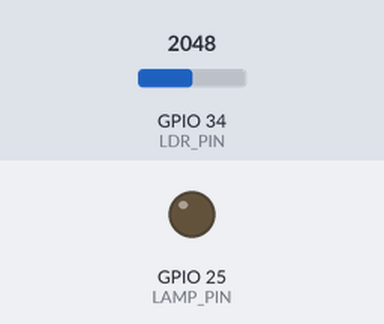
This sketch was run on a simulated ESP32. On the bench: output pins drawn as LEDs (lit = HIGH). The inputs (shaded band) are chosen by the test bench; at power-on: GPIO 34 (LDR_PIN) = 2048. WiFi joins after 1.5 s; servers stay silent unless stated; random numbers use the default seed unless the sketch sets one; no MQTT or app messages arrive unless stated; what the sketch prints to the serial monitor is not drawn.

Above: at 2.7 s.
2.8 s: GPIO 34 (LDR_PIN) set to 2882
5.5 s: GPIO 34 (LDR_PIN) set to 2975
At 6.9 s:
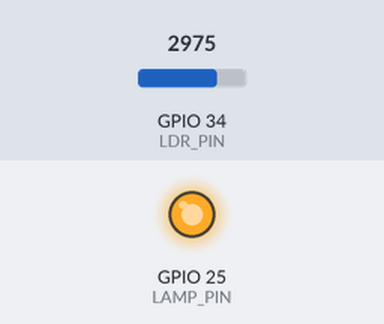
8.2 s: GPIO 34 (LDR_PIN) set to 2866
At 10.2 s:
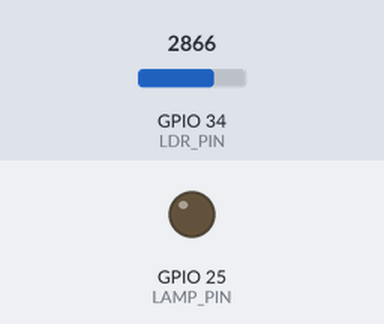
11.0 s: GPIO 34 (LDR_PIN) set to 3603
At 13.0 s:
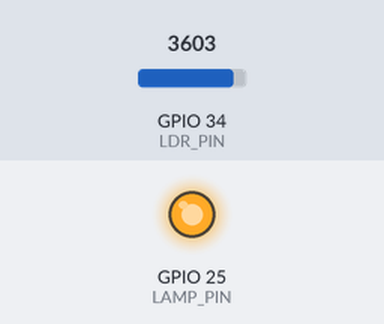
Timing chart, 0 to 14.5 s (numbered marks = the images above; inputs shaded):
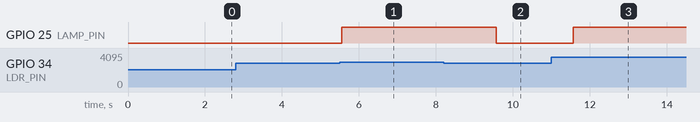

Measured:
- the behaviour switches between 2907 and 2908 on GPIO 34 (LDR_PIN) (found by bisection; images 0 and 1)
- after the input at 2.8 s, every drawn part: stays the same
- after the input at 5.5 s, GPIO 25 (LAMP_PIN): LOW → HIGH after 0.06 s
- after the input at 8.2 s, GPIO 25 (LAMP_PIN): HIGH → LOW after 1.4 s
- after the input at 11.0 s, GPIO 25 (LAMP_PIN): LOW → HIGH after 0.57 s

The sketch:

p0_mqtt_basic.ino
```cpp
// MQTT BASIC: one sensor, one message, one dashboard
// Reads the LDR, switches a lamp when dark, and sends the reading to the
// Smart Town wall over MQTT every 2 seconds.
//
// Watch it: https://isuru-rana.github.io/sltiot-wall/   (your card appears)
// Raw messages: HiveMQ web client, subscribe to  sltiot/#

#include <WiFi.h>
#include <PubSubClient.h>        // Library Manager: add "PubSubClient"

// ---- YOUR TURN: your own name, no spaces ----
const char* HOME_ID = "DEMO-01";

const char* WIFI_SSID = "Wokwi-GUEST";      // Wokwi's free virtual WiFi
const char* WIFI_PASS = "";
const char* MQTT_HOST = "broker.hivemq.com"; // free public broker
const int   MQTT_PORT = 1883;

const int LDR_PIN = 34;      // LDR module AO
const int LAMP_PIN = 25;     // LED through 220 ohm
const int DARK_BELOW = 30;   // % light

WiFiClient net;
PubSubClient mqtt(net);
String topic;                // sltiot/<HOME_ID>/telemetry

void setup() {
  Serial.begin(115200);
  pinMode(LAMP_PIN, OUTPUT);

  // 1. Join WiFi
  Serial.print("WiFi");
  WiFi.begin(WIFI_SSID, WIFI_PASS, 6);       // channel 6 = faster on Wokwi
  while (WiFi.status() != WL_CONNECTED) { Serial.print("."); delay(250); }
  Serial.println(" connected");

  // 2. Point at the broker
  mqtt.setServer(MQTT_HOST, MQTT_PORT);
  topic = String("sltiot/") + HOME_ID + "/telemetry";
}

void loop() {
  // 3. Stay connected to the broker
  if (!mqtt.connected()) {
    Serial.print("MQTT...");
    String id = String("sltiot-") + HOME_ID + "-" + String(random(0xffff), HEX);
    if (mqtt.connect(id.c_str())) Serial.println(" connected");
    else { Serial.printf(" failed (%d), retry\n", mqtt.state()); delay(2000); return; }
  }
  mqtt.loop();

  // 4. Read, decide, act
  int light = 100 - analogRead(LDR_PIN) * 100 / 4095;   // 0 = dark, 100 = bright
  bool dark = light < DARK_BELOW;
  digitalWrite(LAMP_PIN, dark ? HIGH : LOW);

  // 5. Publish a small JSON message
  char msg[120];
  snprintf(msg, sizeof msg, "{\"home\":\"%s\",\"light\":%d,\"lamp\":\"%s\",\"alarms\":\"\"}",
           HOME_ID, light, dark ? "ON" : "OFF");
  mqtt.publish(topic.c_str(), msg);
  Serial.printf("SENT %s  %s\n", topic.c_str(), msg);

  delay(2000);
}
```
